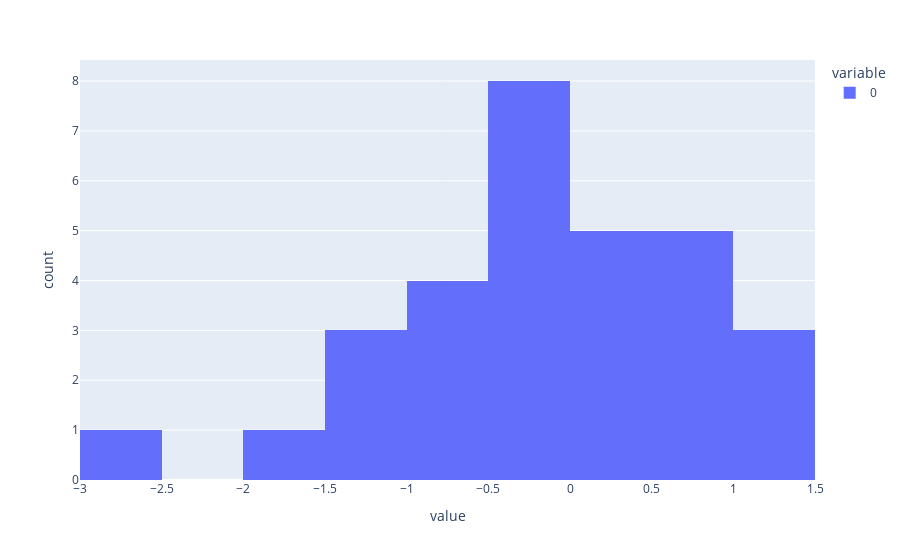

The notebook cell this image was saved under:
### Code cell
fig = px.histogram(group1,nbins=10)
fig.show()

### Figure 1 — Plotly figure (JSON) as saved in the notebook; plotly's stock layout.template omitted (floating-point values rounded to 4 significant figures)
{"data": [{"alignmentgroup": "True", "bingroup": "x", "hovertemplate": "variable=0<br>value=%{x}<br>count=%{y}<extra></extra>", "legendgroup": "0", "marker": {"color": "#636efa", "pattern": {"shape": ""}}, "name": "0", "nbinsx": 10, "offsetgroup": "0", "orientation": "v", "showlegend": true, "type": "histogram", "x": [-1.221, 0.8132, 0.714, 0.5379, -0.08546, -1.064, 0.474, 1.04, -0.04957, 1.366, -1.734, -0.3152, -0.2239, -0.2385, 0.00953, 0.4287, -0.5101, 0.5456, -2.791, 0.2271, -0.2551, -0.825, -0.1703, -0.9104, -0.1656, -0.5266, 0.9535, 1.081, 0.1132, -1.072], "xaxis": "x", "yaxis": "y"}], "layout": {"barmode": "relative", "legend": {"title": {"text": "variable"}, "tracegroupgap": 0}, "margin": {"t": 60}, "xaxis": {"anchor": "y", "domain": [0, 1], "title": {"text": "value"}}, "yaxis": {"anchor": "x", "domain": [0, 1], "title": {"text": "count"}}}}
